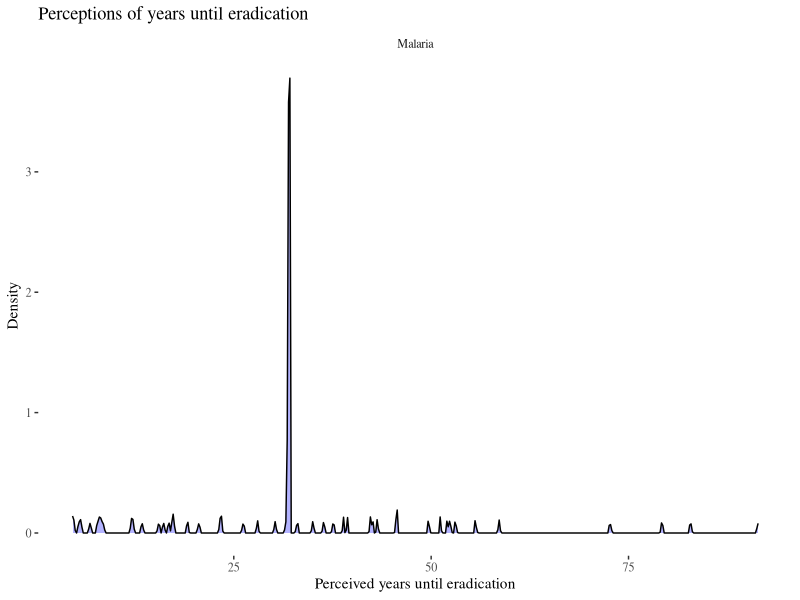
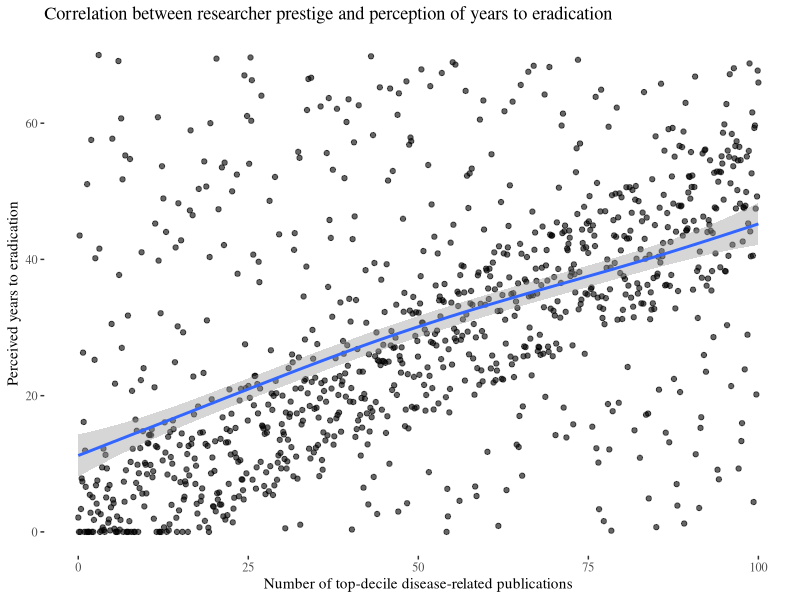
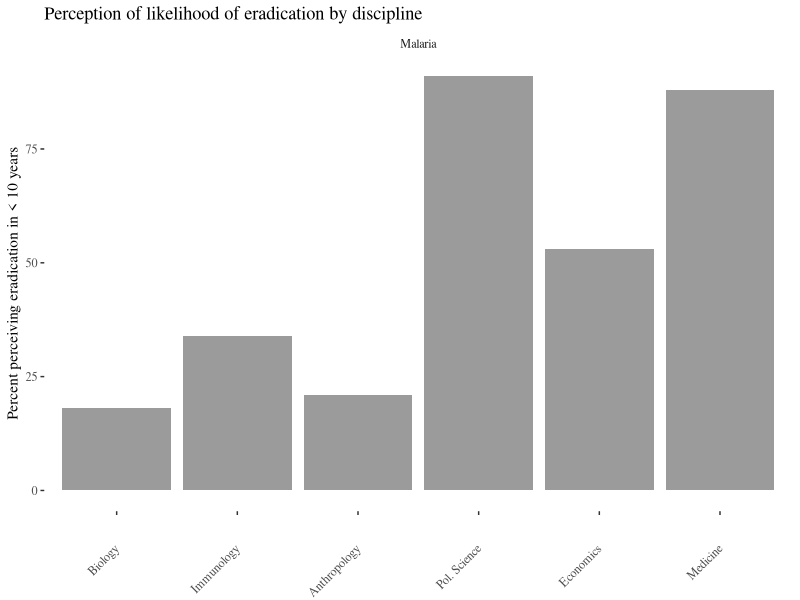
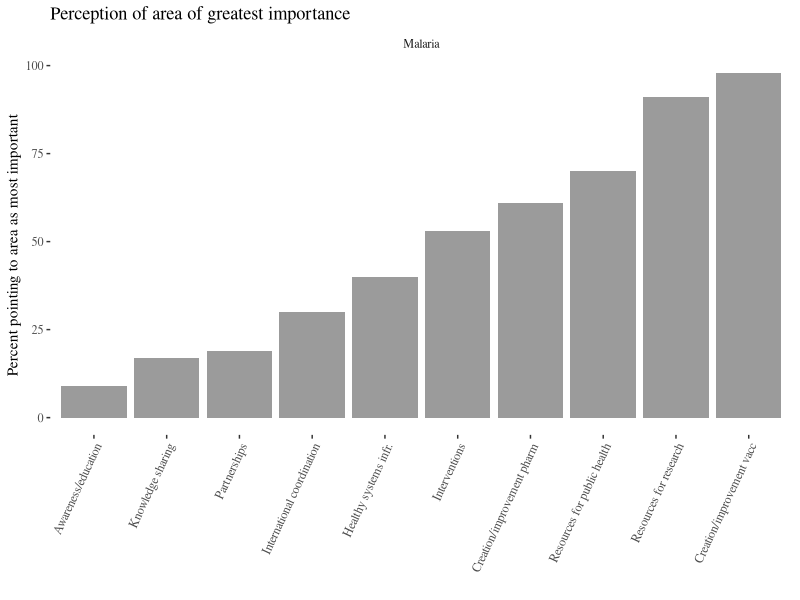
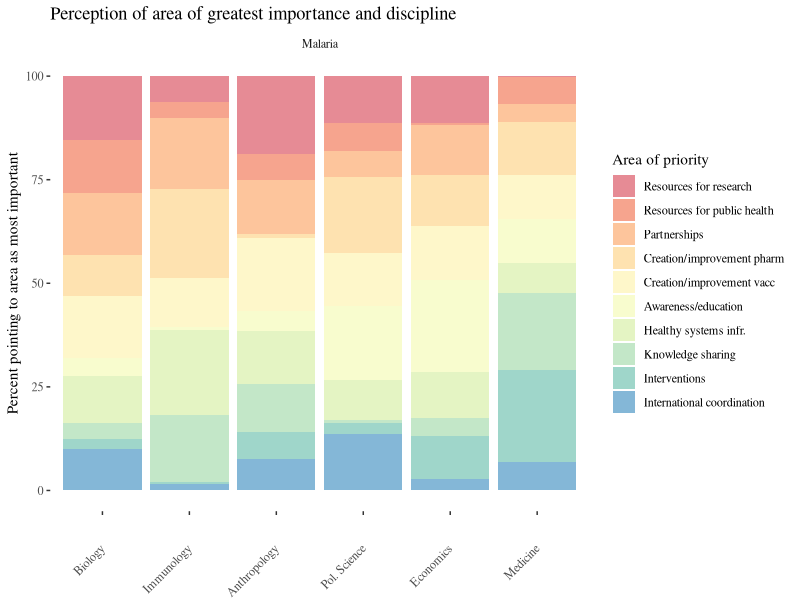
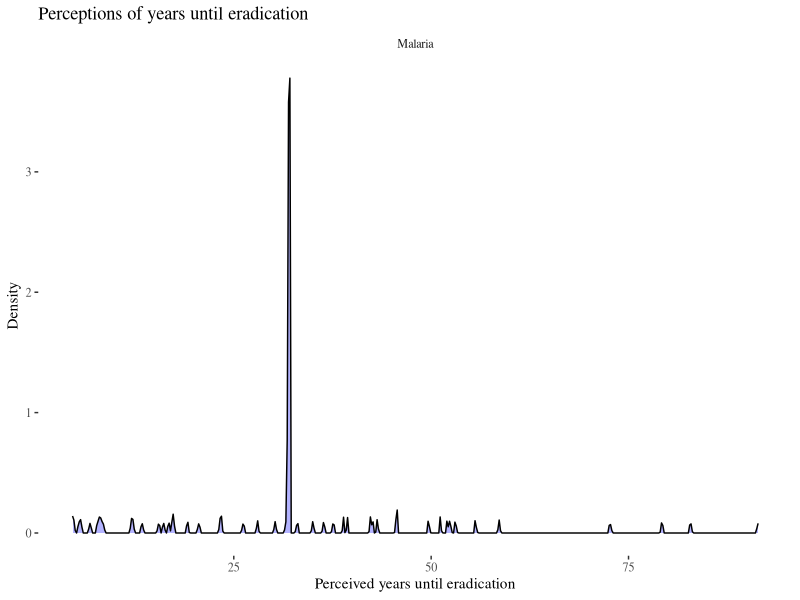
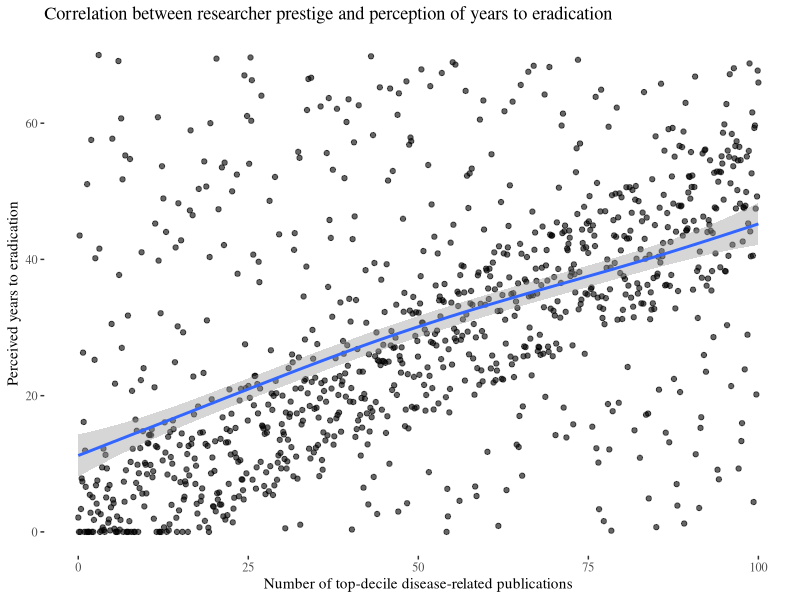
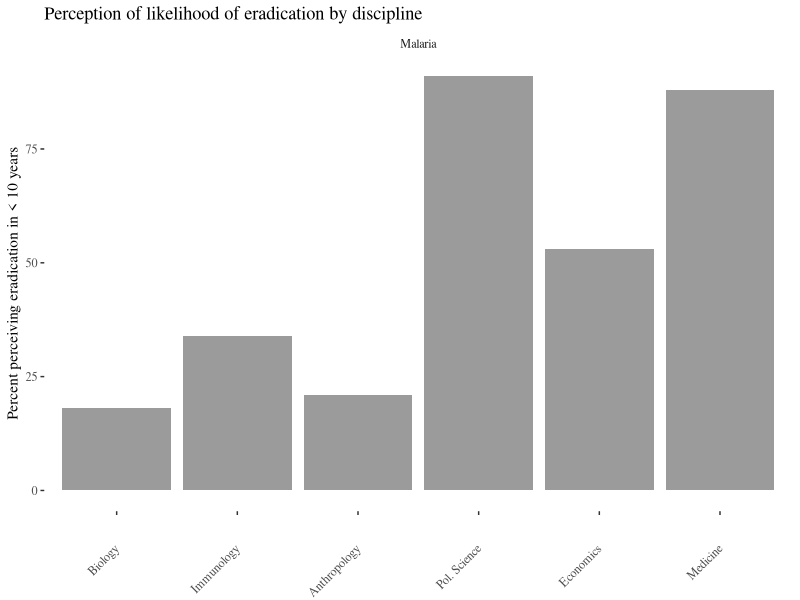

These figures' R source, in order:
library(ggplot2)
library(dplyr)
library(RColorBrewer)
library(ggthemes)

# Approximation of timelines to eradication
diseases <- 
  c(#'Leish',
#     'HAT',
#     'LF',
#     'Chagas',
#     'Schisto',
    'Malaria')
df <- data.frame(disease = rep(diseases, each = 100),
                 val = NA)
for (i in diseases){
  adder <- sample(1:100, 1, prob = 100:1)
  df$val[df$disease == i] <- 
    rnorm(n = 100, mean = adder, sd = 40)
}
df$val <-
  ifelse(df$val > 100 | df$val < 0,
         sample(1:100, 1),
         df$val)
ggplot(data = df,
       aes(x = val)) +
  geom_density(fill = 'blue', alpha = 0.3, color = 'black') +
  facet_wrap(~disease, nrow = 3) +
  xlab('Perceived years until eradication') +
  ylab('Density') +
  ggtitle('Perceptions of years until eradication') +
  theme_tufte()
  ggsave('chart1.pdf')


# Worker prestige and years to eradication
x <- seq(0, 100, length = 1000)
y <- seq(0, 50, length = 1000)
y <- y + runif(n = 1000) + sample(seq(-10, 10, length = 1000))
y[sample(1:1000, 400)] <- sample(seq(0, 70, length = 400))
y[y < 0] <- 0
df <- data.frame(quality = x,
                 years = y)
ggplot(data = df,
       aes(x = quality, 
           y = years)) +
  geom_point(alpha = 0.6) +
  geom_smooth() +
  xlab('Number of top-decile disease-related publications') +
  ylab('Perceived years to eradication') +
  ggtitle('Correlation between researcher prestige and perception of years to eradication') +
  theme_tufte()
ggsave('chart2.pdf')

# Obstacles by discipline and disease
disciplines <- 
  c('Biology',
    'Immunology',
    'Anthropology',
    'Pol. Science',
    'Economics',
    'Medicine')

diseases <- 
  c(#'Leish',
#     'HAT',
#     'LF',
#     'Chagas',
#     'Schisto',
    'Malaria')

df <- expand.grid(discipline = disciplines,
                  disease = diseases)
df$p <- sample(1:100,nrow(df))

ggplot(data = df,
       aes(x = discipline, y = p)) +
  geom_bar(stat = 'identity', alpha = 0.6) +
  facet_wrap(~disease) +
  xlab('') +
  ylab('Percent perceiving eradication in < 10 years') +
  ggtitle('Perception of likelihood of eradication by discipline') +
  theme_tufte() +
  theme(axis.text.x = element_text(angle = 45, hjust = 1, vjust = 0.5))
ggsave('chart3.pdf')

# Obstacles by disease and area
diseases <- 
  c(#'Leish',
#     'HAT',
#     'LF',
#     'Chagas',
#     'Schisto',
    'Malaria')

areas <- 
  c('Resources for research',
    'Resources for public health',
    'Partnerships',
    'Creation/improvement pharm',
    'Creation/improvement vacc',
    'Awareness/education',
    'Healthy systems infr.',
    'Knowledge sharing',
    'Interventions',
    'International coordination')


df <- expand.grid(disease = diseases,
                  area = areas)
df$p <- sample(1:100,nrow(df))

# df <- df %>%
#   group_by(area) %>%
#   mutate(p = p / sum(p) * 100)

df <- df %>% arrange(p)
df$area <- factor(df$area, levels = df$area)

ggplot(data = df,
       aes(x = area, y = p)) +
  geom_bar(stat = 'identity', alpha = 0.6) +
  facet_wrap(~disease) +
  xlab('') +
  ylab('Percent pointing to area as most important') +
  ggtitle('Perception of area of greatest importance') +
  theme_tufte() +
  theme(axis.text.x = element_text(angle = 65, hjust = 1, vjust = 1))
ggsave('chart4.pdf')


# Obstacles by discipline and disease and principal area of importance
disciplines <- 
  c('Biology',
    'Immunology',
    'Anthropology',
    'Pol. Science',
    'Economics',
    'Medicine')

diseases <- 
  c(#'Leish',
#     'HAT',
#     'LF',
#     'Chagas',
#     'Schisto',
    'Malaria')

areas <- 
  c('Resources for research',
    'Resources for public health',
    'Partnerships',
    'Creation/improvement pharm',
    'Creation/improvement vacc',
    'Awareness/education',
    'Healthy systems infr.',
    'Knowledge sharing',
    'Interventions',
    'International coordination')

df <- expand.grid(discipline = disciplines,
                  disease = diseases,
                  area = areas)
df$p <- sample(seq(0, 100, length = 10000),nrow(df))


df <- 
  df %>%
  group_by(discipline, disease) %>%
  mutate(p = p / sum(p) * 100)

ggplot(data = df,
       aes(x = discipline, y = p, group = area, fill = area)) +
  geom_bar(stat = 'identity', alpha = 0.6) +
  facet_wrap(~disease) +
  xlab('') +
  ylab('Percent pointing to area as most important') +
  ggtitle('Perception of area of greatest importance and discipline') +
  theme_tufte() +
  theme(axis.text.x = element_text(angle = 45, hjust = 1, vjust = 0.5)) +
  scale_fill_manual(name = 'Area of priority',
                    values = colorRampPalette(brewer.pal(n = 9, name = 'Spectral'))(length(unique(df$area))))
ggsave('chart5.pdf')

